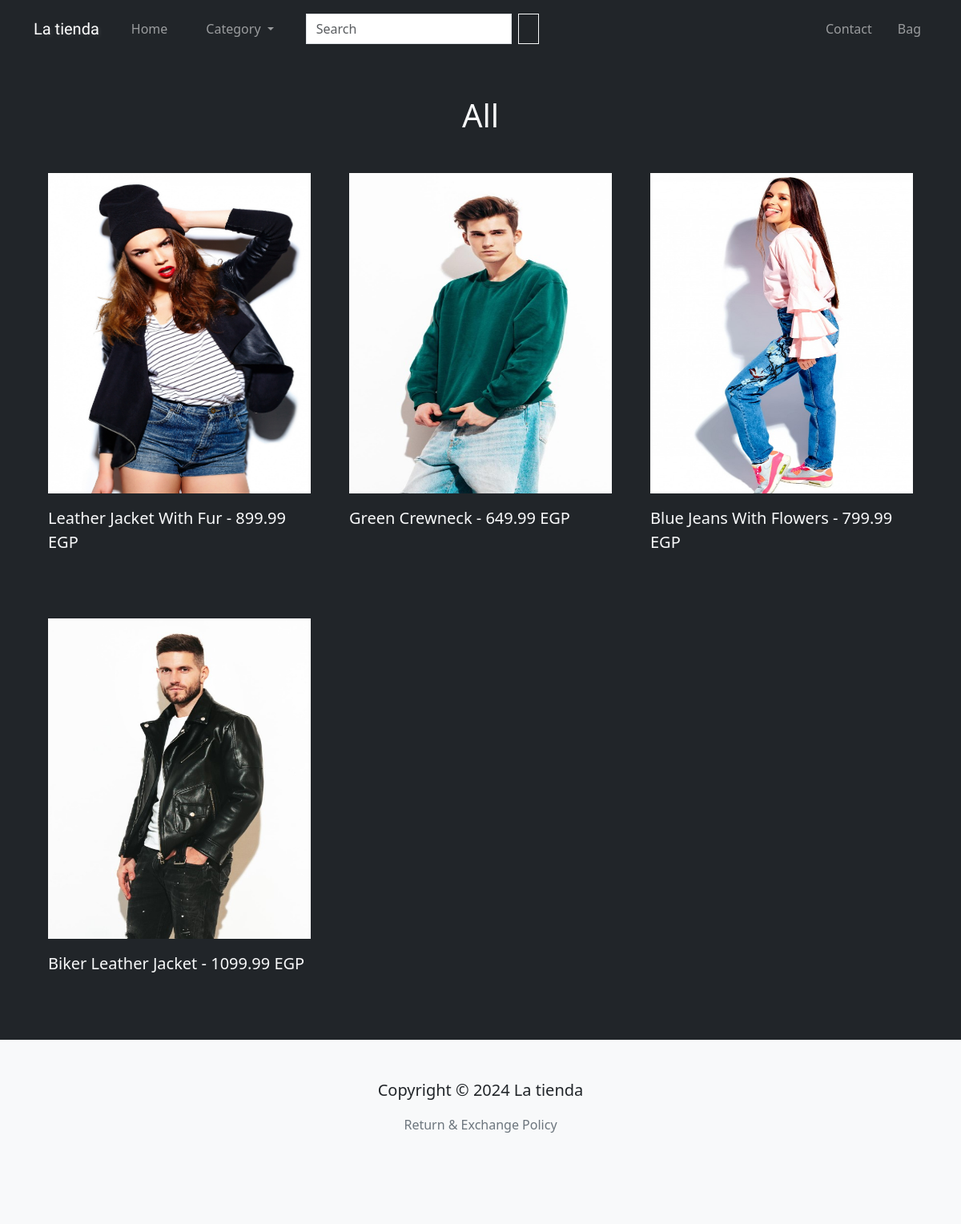
The app's page /products/search, older data.
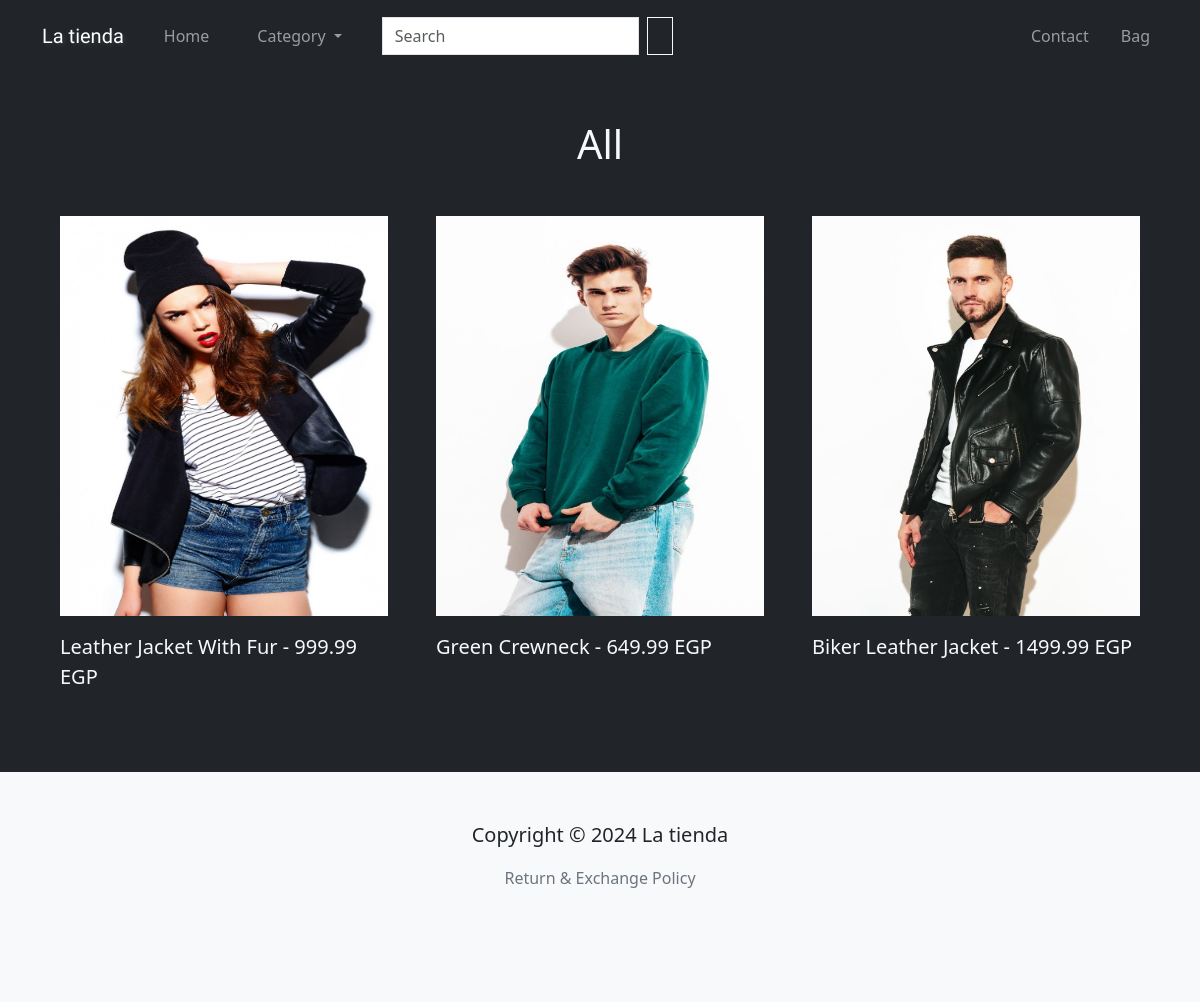
The same page, newer data.
### core/models/product_models.py (models this page shows, shortened)
class Product(models.Model):
    FITS = [
        ('Regular Fit', 'regular_fit'),
        ('Slim Fit', 'slim_fit'),
        ('Relaxed Fit', 'relaxed_fit'),
    ]
    name = models.CharField(max_length=255)
    price = models.DecimalField(max_digits=6, decimal_places=2)
    description = models.TextField(blank=True, null=True)
    fit = models.CharField(max_length=255, choices=FITS, default="Regular Fit")
    category = models.ForeignKey(Category, null=True, related_name='products', on_delete=models.SET_NULL)   # many to one relationship
    main_image = models.ImageField(upload_to='product-images/%y/%m/%d')
    created_at = models.DateTimeField(auto_now_add=True)
    slug = models.SlugField(unique=True, blank=True, null=True, verbose_name="name in URL")
    active = models.BooleanField(default=False)
    @property
    def images(self):   # returns all product extra images
        return self.productimage_set.all()
    class Meta:
        ordering = ["-active", "created_at"]
        indexes = [
            models.Index(fields=["name"]),
            models.Index(fields=["category"]),
        ]

### core/views.py (the view)
# urls.py: path("products/search", views.product_search, name="search"),
def product_search(request):
    categories = Category.objects.all()  # get all categories from db
    search_value = request.GET.get("search-inp", "")
    if search_value:
        products = Product.objects.filter(
            Q(name__icontains=search_value) | Q(category__cat_name__startswith=search_value)
        )
        selected_cat = f"results for '{search_value}'"
    else:
        products = Product.objects.filter(active=True)  # get all active products from db
        selected_cat = "all"
    context = {
                "products": products,
                "categories": categories,
                "selected_cat": selected_cat,
               }
    return render(request, "products/product_list.html", context)

### templates/products/product_list.html (shortened to what this page needs)
{% extends 'products/products_layout.html' %}
{% load bootstrap5 %}
{% load bootstrap_icons %}
{% block content %}
<section class="p-5 bg-dark text-light">
  <div class="container">
    <h1 class="text-center mb-5">{% bs_icon 'dash-lg' size='1.5em' %} {{selected_cat | capfirst}} {% bs_icon 'dash-lg' size='1.5em' %}</h1>
    <div class="row g-5">
      {% for product in products %}
      <div class="col-lg-4 col-md-6">
        <a href="{% url 'product' product.slug %}" class="text-decoration-none text-light">
          <div class="my-card">
            <img src="{{product.main_image.url}}" class="card-img-top img-fluid" alt="product-img">
            <p class="lead py-3">{{product.name}} - {{product.price}} EGP</p>
          </div>
        </a>
      </div>
      {% empty %}
      <h3 class="p-5 fst-italic text-center">There's no products to show here!</h3>
      {% endfor %}
    </div>
  </div>
</section>
{% endblock content %}

### templates/products/products_layout.html (shortened to what this page needs)
{% extends 'layout.html' %}
{% load static %}
{% load bootstrap5 %}
{% load bootstrap_icons %}
{% block head %}
<link rel="stylesheet" href="{% static 'products/css/products.css' %}">
{% endblock head %}
{% block main %}
<nav class="navbar navbar-expand-lg bg-dark navbar-dark py-3">
    <div class="container">
        <a href="{% url 'index' %}" class="navbar-brand meow-script-regular">La tienda</a>
        <div class="collapse navbar-collapse" id="navbarNavDropdown">
            <ul class="navbar-nav">
                <li class="nav-item px-2 px-lg-3">
                    <a class="nav-link" href="{% url 'index' %}">Home</a>
                </li>
                <li class="nav-item dropdown px-2 px-lg-3">
                    <a class="nav-link dropdown-toggle" href="#" role="button" data-bs-toggle="dropdown"
                        aria-expanded="false">
                        Category
                    </a>
                </li>
            </ul>
            <form action="{% url 'search' %}" class="d-flex my-3 my-lg-0 px-2 px-lg-3" role="search">
                <input name="search-inp" class="form-control me-2 square-border search-inp" type="search" placeholder="Search"
                    aria-label="Search">
                <button class="btn btn-outline-light square-border" type="submit">{% bs_icon 'search' %}</button>
            </form>
        </div>
        <ul class="navbar-nav d-flex flex-row ms-auto">
            <li class="nav-item px-2 px-lg-3">
                <a href="{% url 'index' %}#contact" class="nav-link" aria-label="Contact Info">{% bs_icon 'info-circle' size='1.2em' %}Contact</a>
            </li>
            <li class="nav-item">
                <a href="{% url 'bag' %}" class="nav-link" aria-label="Shopping Bag">{% bs_icon 'bag' size='1.2em' %}Bag</a>
            </li>
        </ul>
    </div>
</nav>
{% block content %}
{% endblock content %}
{% endblock main %}

### templates/layout.html (shortened to what this page needs)
<!DOCTYPE html>
<html lang="en">
<head>
    {% load static %}
    {% load bootstrap5 %}
    {% load bootstrap_icons %}
    {% bootstrap_css %}
    <link rel="stylesheet" href="{% static 'layout.css' %}">
    {% block head %}
    {% endblock head %}
</head>
<body class="bg-light">
{% block main %}
{% endblock main %}
<footer class="bg-light p-5 text-center position-relative">
    <div class="container">
        <p class="lead"> Copyright &copy; 2024 La tienda</p>
        <a href="#" class="position-absolute bottom-0 end-0 p-5 text-secondary">
        </a>
        <a href="{% url 'index'%}#policy" class="text-decoration-none link-hover text-secondary">Return & Exchange Policy</a>
        <div class="p-3">
            <ul class="list-unstyled d-flex items-align-center justify-content-center">
                <li class="p-2 on-hover">
                </li>
                <li class="p-2 on-hover">
                </li>
                <li class="p-2 on-hover">
                </li>
                <li class="p-2 on-hover">
                </li>
            </ul>
        </div>
    </div>
</footer>
</body>
</html>

### store/static/layout.css (style rules this page uses)
.meow-script-regular { font-family: "Meow Script", cursive; font-weight: 400; font-style: normal; text-shadow: 2px 2px 5px rgba(255, 255, 255, 0.1); }

### store/static/products/css/products.css (style rules this page uses)
.square-border { border-radius: 0; }
.my-card img { height: 50vh; }

Row changes from the older to the newer data that the page shows:
no longer on this page (row edited): Product: main_image (picture), name "Blue Jeans With Flowers", price "799.99"
changed Product "Leather Jacket With Fur": price "899.99" → "999.99"
changed Product "Biker Leather Jacket": price "1099.99" → "1499.99"
